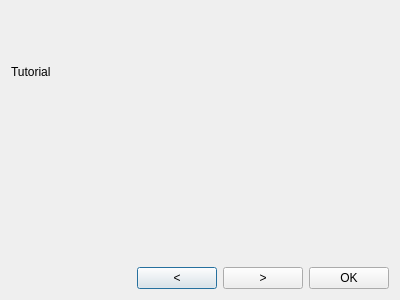
<?xml version="1.0" encoding="UTF-8"?>
<ui version="4.0">
 <class>Tutorial</class>
 <widget class="QDialog" name="Tutorial">
  <property name="geometry">
   <rect>
    <x>0</x>
    <y>0</y>
    <width>400</width>
    <height>300</height>
   </rect>
  </property>
  <property name="windowTitle">
   <string>Setup Tutorial</string>
  </property>
  <layout class="QGridLayout" name="gridLayout">
   <item row="2" column="1">
    <widget class="QPushButton" name="left">
     <property name="text">
      <string>&lt;</string>
     </property>
    </widget>
   </item>
   <item row="2" column="2">
    <widget class="QPushButton" name="right">
     <property name="text">
      <string>&gt;</string>
     </property>
    </widget>
   </item>
   <item row="2" column="3">
    <widget class="QPushButton" name="ok">
     <property name="text">
      <string>OK</string>
     </property>
    </widget>
   </item>
   <item row="2" column="0">
    <spacer name="horizontalSpacer">
     <property name="orientation">
      <enum>Qt::Horizontal</enum>
     </property>
     <property name="sizeHint" stdset="0">
      <size>
       <width>40</width>
       <height>20</height>
      </size>
     </property>
    </spacer>
   </item>
   <item row="1" column="0" colspan="4">
    <widget class="QLabel" name="pic">
     <property name="text">
      <string/>
     </property>
    </widget>
   </item>
   <item row="0" column="0">
    <widget class="QLabel" name="Message">
     <property name="text">
      <string>Tutorial</string>
     </property>
    </widget>
   </item>
  </layout>
 </widget>
 <resources/>
 <connections/>
</ui>
